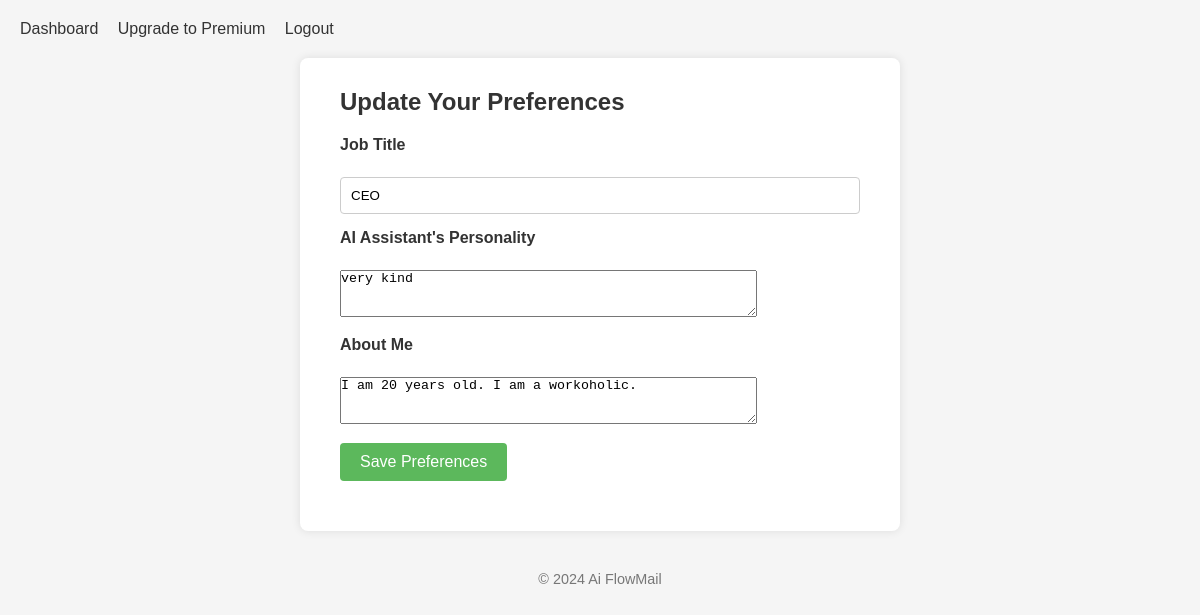
/preferences (signed in), run on an earlier commit of the app's database.
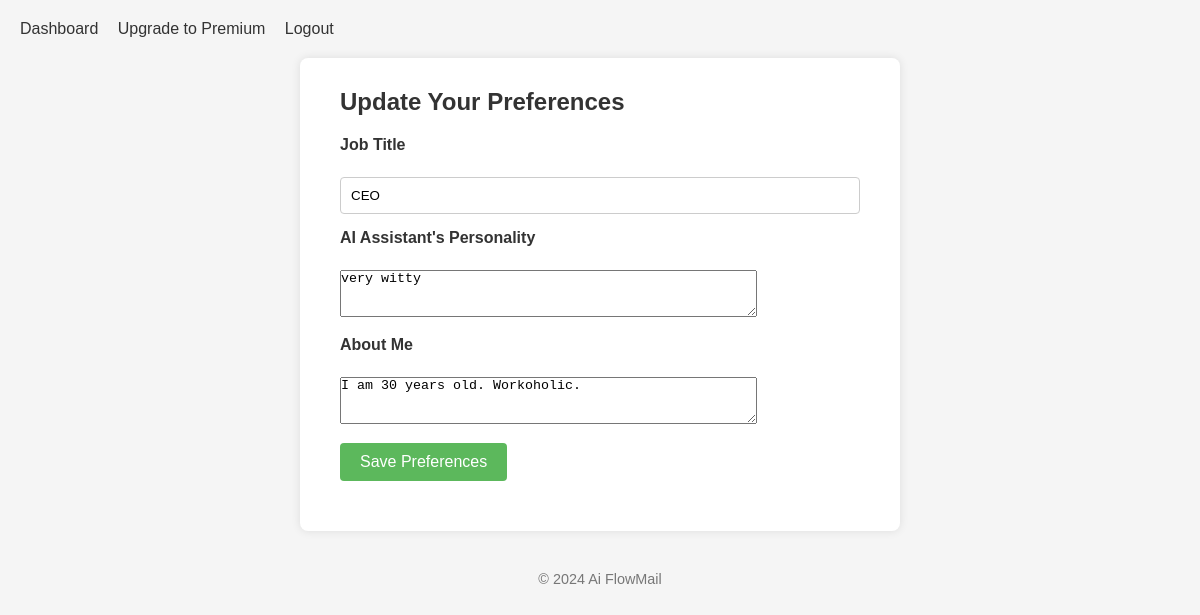
And on a later commit of the database.
### models.py (models this page shows, shortened)
class User(UserMixin, db.Model):
    __tablename__ = 'users'  # Optional: explicitly name your table
    id = db.Column(db.Integer, primary_key=True)
    email = db.Column(db.String(150), unique=True, nullable=False)
    username = db.Column(db.String(50), unique=True, nullable=False)
    name = db.Column(db.String(128), nullable=False, default='Default Name')
    password = db.Column(db.String(512), nullable=False)
    role = db.Column(db.String(128), nullable=True)  # Job Title
    assistant_personality = db.Column(db.String(256), nullable=True)  # Comma-separated personality traits
    about_me = db.Column(db.Text, nullable=True)  # Comma-separated about me details
    stripe_customer_id = db.Column(db.String(100), nullable=True)
    is_premium = db.Column(db.Boolean, default=False)
    subscription_status = db.Column(db.String(50), nullable=True)

### main/routes.py (the view)
@main_bp.route('/preferences', methods=['GET', 'POST'])
@login_required
def preferences():
    form = PreferencesForm()
    if form.validate_on_submit():
        current_user.role = form.role.data
        current_user.assistant_personality = form.assistant_personality.data
        current_user.about_me = form.about_me.data
        db.session.commit()
        flash('Your preferences have been updated.', 'success')
        return redirect(url_for('main.dashboard'))
    elif request.method == 'GET':
        form.role.data = current_user.role
        form.assistant_personality.data = current_user.assistant_personality
        form.about_me.data = current_user.about_me
    return render_template('main/preferences.html', form=form)

### main/forms.py
class PreferencesForm(FlaskForm):
    role = StringField('Job Title', validators=[DataRequired()])
    assistant_personality = TextAreaField("AI Assistant's Personality", validators=[Optional()])
    about_me = TextAreaField('About Me', validators=[Optional()])
    submit = SubmitField('Save Preferences')
    """
    preferences = TextAreaField('Your Preferences (in JSON format)', validators=[DataRequired()])

    submit = SubmitField('Save Preferences')

    def validate_preferences(self, field):
        try:
            json.loads(field.data)
        except json.JSONDecodeError:
            raise ValidationError('Preferences must be valid JSON.')
    """

### main/templates/main/preferences.html (shortened to what this page needs)
{% extends "base.html" %}
{% block content %}
<h2>Update Your Preferences</h2>
<form method="POST">
    <p>
        {{ form.role.label }}<br>
        {{ form.role(size=50) }}
    </p>
    <p>
        {{ form.assistant_personality.label }}<br>
        {{ form.assistant_personality(rows=3, cols=50, placeholder="ex) friendly, professional, sarcastic") }}
    </p>
    <p>
        {{ form.about_me.label }}<br>
        {{ form.about_me(rows=3, cols=50, placeholder="ex) 20 years old, single, enjoys hiking") }}
    </p>
    <p>{{ form.submit(class="btn") }}</p>
</form>
{% endblock %}

### templates/base.html (shortened to what this page needs)
<!doctype html>
<html lang="en">
<head>
    <link rel="stylesheet" href="{{ url_for('static', filename='style.css') }}">
</head>
<body>
    <div class="navbar">
        {% if current_user.is_authenticated %}
            <a href="{{ url_for('main.dashboard') }}">Dashboard</a>
            {% if not current_user.is_premium %}
                <a href="{{ url_for('main.checkout') }}">Upgrade to Premium</a>
            {% endif %}
            <a href="{{ url_for('auth.logout') }}">Logout</a>
        {% else %}
            <a href="{{ url_for('auth.login') }}">Login</a>
            <a href="{{ url_for('auth.register') }}">Register</a>
        {% endif %}
    </div>
    <div class="container">
        {% block content %}
        {% endblock %}
    </div>
    <div class="footer">
        &copy; {{ current_year }} Ai FlowMail
    </div>
</body>
</html>

### static/style.css (style rules this page uses)
* { margin: 0; padding: 0; box-sizing: border-box; }
body { font-family: Arial, sans-serif; background-color: #f5f5f5; color: #333; padding: 20px; }
.container { max-width: 600px; margin: 0 auto; background-color: #fff; padding: 30px 40px; box-shadow: 0 0 10px rgba(0, 0, 0, 0.1); border-radius: 8px; }
h1, h2, h3 { margin-bottom: 20px; color: #333; }
form { margin-bottom: 20px; }
form p { margin-bottom: 15px; }
label { display: block; margin-bottom: 5px; font-weight: bold; }
input[type="text"], input[type="password"], input[type="email"] { width: 100%; padding: 10px; border: 1px solid #ccc; border-radius: 4px; }
input[type="submit"], button, .btn { padding: 10px 20px; background-color: #5cb85c; border: none; border-radius: 4px; color: #fff; cursor: pointer; font-size: 1em; }
a { color: #5bc0de; text-decoration: none; }
.navbar { margin-bottom: 20px; }
.navbar a { margin-right: 15px; color: #333; }
.footer { margin-top: 40px; text-align: center; color: #777; font-size: 0.9em; }

What changed in the data, as far as the page shows it:
changed User "CEO": assistant_personality "very kind" → "very witty"; about_me "I am 20 years old. I am a workoholic." → "I am 30 years old. Workoholic."
